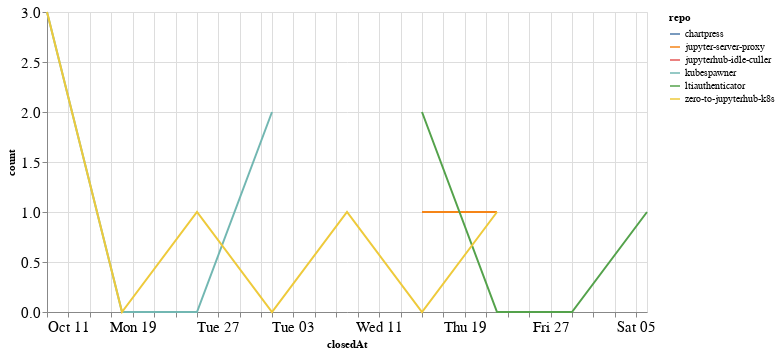

Write notebook code for a chart like this one.
### Code cell
closed_by_time = closed_by.groupby('repo').resample('W', on='closedAt').count()['author'].reset_index()
closed_by_time = closed_by_time.rename(columns={'author': 'count'})

alt.Chart(closed_by_time, width=600).mark_line().encode(
    x='closedAt',
    y='count',
    color='repo',
    tooltip="repo"
)

### Figure 1 — Vega-Lite specification as saved in the notebook (floating-point values rounded to 4 significant figures)
{"config": {"axisLeft": {"labelFontSize": 15}, "axisBottom": {"labelFontSize": 15}}, "data": {"name": "data-a8b4cdd047e0c02c8c567b474662b65a"}, "mark": "line", "encoding": {"color": {"type": "nominal", "field": "repo"}, "tooltip": {"type": "nominal", "field": "repo"}, "x": {"type": "temporal", "field": "closedAt"}, "y": {"type": "quantitative", "field": "count"}}, "width": 600, "$schema": "https://vega.github.io/schema/vega-lite/v4.8.1.json", "datasets": {"data-a8b4cdd047e0c02c8c567b474662b65a": [{"repo": "chartpress", "closedAt": "2020-11-01T00:00:00", "count": 1}, {"repo": "jupyter-server-proxy", "closedAt": "2020-11-15T00:00:00", "count": 1}, {"repo": "jupyter-server-proxy", "closedAt": "2020-11-22T00:00:00", "count": 1}, {"repo": "jupyterhub-idle-culler", "closedAt": "2020-11-15T00:00:00", "count": 1}, {"repo": "kubespawner", "closedAt": "2020-10-11T00:00:00", "count": 3}, {"repo": "kubespawner", "closedAt": "2020-10-18T00:00:00", "count": 0}, {"repo": "kubespawner", "closedAt": "2020-10-25T00:00:00", "count": 0}, {"repo": "kubespawner", "closedAt": "2020-11-01T00:00:00", "count": 2}, {"repo": "ltiauthenticator", "closedAt": "2020-11-15T00:00:00", "count": 2}, {"repo": "ltiauthenticator", "closedAt": "2020-11-22T00:00:00", "count": 0}, {"repo": "ltiauthenticator", "closedAt": "2020-11-29T00:00:00", "count": 0}, {"repo": "ltiauthenticator", "closedAt": "2020-12-06T00:00:00", "count": 1}, {"repo": "zero-to-jupyterhub-k8s", "closedAt": "2020-10-11T00:00:00", "count": 3}, {"repo": "zero-to-jupyterhub-k8s", "closedAt": "2020-10-18T00:00:00", "count": 0}, {"repo": "zero-to-jupyterhub-k8s", "closedAt": "2020-10-25T00:00:00", "count": 1}, {"repo": "zero-to-jupyterhub-k8s", "closedAt": "2020-11-01T00:00:00", "count": 0}, {"repo": "zero-to-jupyterhub-k8s", "closedAt": "2020-11-08T00:00:00", "count": 1}, {"repo": "zero-to-jupyterhub-k8s", "closedAt": "2020-11-15T00:00:00", "count": 0}, {"repo": "zero-to-jupyterhub-k8s", "closedAt": "2020-11-22T00:00:00", "count": 1}]}}
